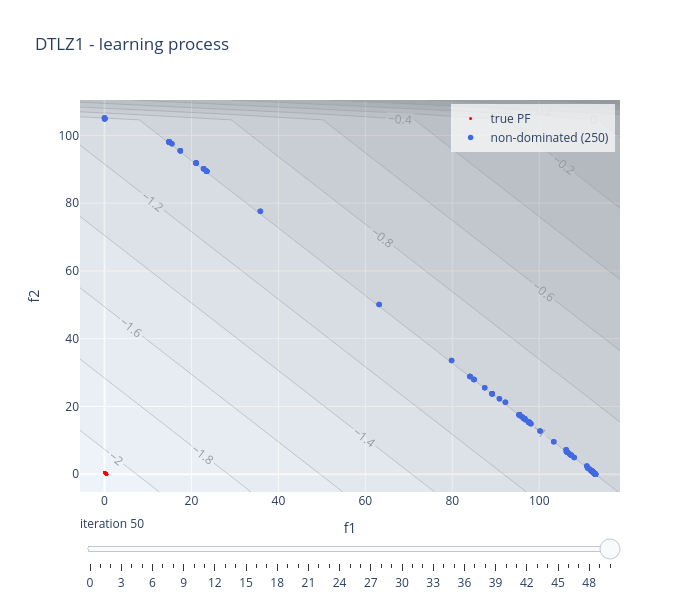

Source (notebook cell):
### Code cell
choquet_model.visualise("learning", plot_scalarisation = True, show = False)

### Figure 1 — Plotly figure (JSON) as saved in the notebook; plotly's stock layout.template omitted (floating-point values rounded to 4 significant figures; data arrays with more than 128 entries replaced by an {"elided": "..."} marker saying what was removed)
{"data": [{"marker": {"color": "red", "size": 3}, "mode": "markers", "name": "true PF", "type": "scatter", "x": [0.0, 0.005051, 0.0101, 0.01515, 0.0202, 0.02525, 0.0303, 0.03535, 0.0404, 0.04545, 0.05051, 0.05556, 0.06061, 0.06566, 0.07071, 0.07576, 0.08081, 0.08586, 0.09091, 0.09596, 0.101, 0.1061, 0.1111, 0.1162, 0.1212, 0.1263, 0.1313, 0.1364, 0.1414, 0.1465, 0.1515, 0.1566, 0.1616, 0.1667, 0.1717, 0.1768, 0.1818, 0.1869, 0.1919, 0.197, 0.202, 0.2071, 0.2121, 0.2172, 0.2222, 0.2273, 0.2323, 0.2374, 0.2424, 0.2475, 0.2525, 0.2576, 0.2626, 0.2677, 0.2727, 0.2778, 0.2828, 0.2879, 0.2929, 0.298, 0.303, 0.3081, 0.3131, 0.3182, 0.3232, 0.3283, 0.3333, 0.3384, 0.3434, 0.3485, 0.3535, 0.3586, 0.3636, 0.3687, 0.3737, 0.3788, 0.3838, 0.3889, 0.3939, 0.399, 0.404, 0.4091, 0.4141, 0.4192, 0.4242, 0.4293, 0.4343, 0.4394, 0.4444, 0.4495, 0.4545, 0.4596, 0.4646, 0.4697, 0.4747, 0.4798, 0.4848, 0.4899, 0.4949, 0.5], "y": [0.5, 0.4949, 0.4899, 0.4848, 0.4798, 0.4747, 0.4697, 0.4646, 0.4596, 0.4545, 0.4495, 0.4444, 0.4394, 0.4343, 0.4293, 0.4242, 0.4192, 0.4141, 0.4091, 0.404, 0.399, 0.3939, 0.3889, 0.3838, 0.3788, 0.3737, 0.3687, 0.3636, 0.3586, 0.3535, 0.3485, 0.3434, 0.3384, 0.3333, 0.3283, 0.3232, 0.3182, 0.3131, 0.3081, 0.303, 0.298, 0.2929, 0.2879, 0.2828, 0.2778, 0.2727, 0.2677, 0.2626, 0.2576, 0.2525, 0.2475, 0.2424, 0.2374, 0.2323, 0.2273, 0.2222, 0.2172, 0.2121, 0.2071, 0.202, 0.197, 0.1919, 0.1869, 0.1818, 0.1768, 0.1717, 0.1667, 0.1616, 0.1566, 0.1515, 0.1465, 0.1414, 0.1364, 0.1313, 0.1263, 0.1212, 0.1162, 0.1111, 0.1061, 0.101, 0.09596, 0.09091, 0.08586, 0.08081, 0.07576, 0.07071, 0.06566, 0.06061, 0.05556, 0.05051, 0.04545, 0.0404, 0.03535, 0.0303, 0.02525, 0.0202, 0.01515, 0.0101, 0.005051, 0.0]}, {"marker": {"color": "royalblue", "size": 5.5}, "mode": "markers", "name": "non-dominated (250)", "type": "scatter", "x": {"elided": "250 float values"}, "y": {"elided": "250 float values"}}, {"colorscale": [[0, "rgb(255,255,255)"], [0.125, "rgb(240,240,240)"], [0.25, "rgb(217,217,217)"], [0.375, "rgb(189,189,189)"], [0.5, "rgb(150,150,150)"], [0.625, "rgb(115,115,115)"], [0.75, "rgb(82,82,82)"], [0.875, "rgb(37,37,37)"], [1, "rgb(0,0,0)"]], "contours": {"showlabels": true}, "opacity": 0.35, "showlegend": false, "showscale": false, "type": "contour", "x": [-5.647, -3.541, -1.436, 0.67, 2.776, 4.881, 6.987, 9.093, 11.2, 13.3, 15.41, 17.52, 19.62, 21.73, 23.83, 25.94, 28.04, 30.15, 32.26, 34.36, 36.47, 38.57, 40.68, 42.78, 44.89, 47.0, 49.1, 51.21, 53.31, 55.42, 57.52, 59.63, 61.74, 63.84, 65.95, 68.05, 70.16, 72.26, 74.37, 76.48, 78.58, 80.69, 82.79, 84.9, 87.0, 89.11, 91.22, 93.32, 95.43, 97.53, 99.64, 101.7, 103.9, 106.0, 108.1, 110.2, 112.3, 114.4, 116.5, 118.6], "y": [-5.26, -3.298, -1.337, 0.624, 2.585, 4.547, 6.508, 8.469, 10.43, 12.39, 14.35, 16.31, 18.28, 20.24, 22.2, 24.16, 26.12, 28.08, 30.04, 32.0, 33.97, 35.93, 37.89, 39.85, 41.81, 43.77, 45.73, 47.69, 49.66, 51.62, 53.58, 55.54, 57.5, 59.46, 61.42, 63.38, 65.34, 67.31, 69.27, 71.23, 73.19, 75.15, 77.11, 79.07, 81.03, 83.0, 84.96, 86.92, 88.88, 90.84, 92.8, 94.76, 96.72, 98.69, 100.6, 102.6, 104.6, 106.5, 108.5, 110.5], "z": {"elided": "60x60 float values"}}], "layout": {"height": 600, "legend": {"bgcolor": "rgba(255,255,255,0.7)", "x": 0.99, "xanchor": "right", "y": 0.99, "yanchor": "top"}, "showlegend": true, "sliders": [{"active": 50, "currentvalue": {"prefix": "iteration "}, "steps": [{"args": [["0"], {"frame": {"redraw": true}, "mode": "immediate"}], "label": "0", "method": "animate"}, {"args": [["1"], {"frame": {"redraw": true}, "mode": "immediate"}], "label": "1", "method": "animate"}, {"args": [["2"], {"frame": {"redraw": true}, "mode": "immediate"}], "label": "2", "method": "animate"}, {"args": [["3"], {"frame": {"redraw": true}, "mode": "immediate"}], "label": "3", "method": "animate"}, {"args": [["4"], {"frame": {"redraw": true}, "mode": "immediate"}], "label": "4", "method": "animate"}, {"args": [["5"], {"frame": {"redraw": true}, "mode": "immediate"}], "label": "5", "method": "animate"}, {"args": [["6"], {"frame": {"redraw": true}, "mode": "immediate"}], "label": "6", "method": "animate"}, {"args": [["7"], {"frame": {"redraw": true}, "mode": "immediate"}], "label": "7", "method": "animate"}, {"args": [["8"], {"frame": {"redraw": true}, "mode": "immediate"}], "label": "8", "method": "animate"}, {"args": [["9"], {"frame": {"redraw": true}, "mode": "immediate"}], "label": "9", "method": "animate"}, {"args": [["10"], {"frame": {"redraw": true}, "mode": "immediate"}], "label": "10", "method": "animate"}, {"args": [["11"], {"frame": {"redraw": true}, "mode": "immediate"}], "label": "11", "method": "animate"}, {"args": [["12"], {"frame": {"redraw": true}, "mode": "immediate"}], "label": "12", "method": "animate"}, {"args": [["13"], {"frame": {"redraw": true}, "mode": "immediate"}], "label": "13", "method": "animate"}, {"args": [["14"], {"frame": {"redraw": true}, "mode": "immediate"}], "label": "14", "method": "animate"}, {"args": [["15"], {"frame": {"redraw": true}, "mode": "immediate"}], "label": "15", "method": "animate"}, {"args": [["16"], {"frame": {"redraw": true}, "mode": "immediate"}], "label": "16", "method": "animate"}, {"args": [["17"], {"frame": {"redraw": true}, "mode": "immediate"}], "label": "17", "method": "animate"}, {"args": [["18"], {"frame": {"redraw": true}, "mode": "immediate"}], "label": "18", "method": "animate"}, {"args": [["19"], {"frame": {"redraw": true}, "mode": "immediate"}], "label": "19", "method": "animate"}, {"args": [["20"], {"frame": {"redraw": true}, "mode": "immediate"}], "label": "20", "method": "animate"}, {"args": [["21"], {"frame": {"redraw": true}, "mode": "immediate"}], "label": "21", "method": "animate"}, {"args": [["22"], {"frame": {"redraw": true}, "mode": "immediate"}], "label": "22", "method": "animate"}, {"args": [["23"], {"frame": {"redraw": true}, "mode": "immediate"}], "label": "23", "method": "animate"}, {"args": [["24"], {"frame": {"redraw": true}, "mode": "immediate"}], "label": "24", "method": "animate"}, {"args": [["25"], {"frame": {"redraw": true}, "mode": "immediate"}], "label": "25", "method": "animate"}, {"args": [["26"], {"frame": {"redraw": true}, "mode": "immediate"}], "label": "26", "method": "animate"}, {"args": [["27"], {"frame": {"redraw": true}, "mode": "immediate"}], "label": "27", "method": "animate"}, {"args": [["28"], {"frame": {"redraw": true}, "mode": "immediate"}], "label": "28", "method": "animate"}, {"args": [["29"], {"frame": {"redraw": true}, "mode": "immediate"}], "label": "29", "method": "animate"}, {"args": [["30"], {"frame": {"redraw": true}, "mode": "immediate"}], "label": "30", "method": "animate"}, {"args": [["31"], {"frame": {"redraw": true}, "mode": "immediate"}], "label": "31", "method": "animate"}, {"args": [["32"], {"frame": {"redraw": true}, "mode": "immediate"}], "label": "32", "method": "animate"}, {"args": [["33"], {"frame": {"redraw": true}, "mode": "immediate"}], "label": "33", "method": "animate"}, {"args": [["34"], {"frame": {"redraw": true}, "mode": "immediate"}], "label": "34", "method": "animate"}, {"args": [["35"], {"frame": {"redraw": true}, "mode": "immediate"}], "label": "35", "method": "animate"}, {"args": [["36"], {"frame": {"redraw": true}, "mode": "immediate"}], "label": "36", "method": "animate"}, {"args": [["37"], {"frame": {"redraw": true}, "mode": "immediate"}], "label": "37", "method": "animate"}, {"args": [["38"], {"frame": {"redraw": true}, "mode": "immediate"}], "label": "38", "method": "animate"}, {"args": [["39"], {"frame": {"redraw": true}, "mode": "immediate"}], "label": "39", "method": "animate"}, {"args": [["40"], {"frame": {"redraw": true}, "mode": "immediate"}], "label": "40", "method": "animate"}, {"args": [["41"], {"frame": {"redraw": true}, "mode": "immediate"}], "label": "41", "method": "animate"}, {"args": [["42"], {"frame": {"redraw": true}, "mode": "immediate"}], "label": "42", "method": "animate"}, {"args": [["43"], {"frame": {"redraw": true}, "mode": "immediate"}], "label": "43", "method": "animate"}, {"args": [["44"], {"frame": {"redraw": true}, "mode": "immediate"}], "label": "44", "method": "animate"}, {"args": [["45"], {"frame": {"redraw": true}, "mode": "immediate"}], "label": "45", "method": "animate"}, {"args": [["46"], {"frame": {"redraw": true}, "mode": "immediate"}], "label": "46", "method": "animate"}, {"args": [["47"], {"frame": {"redraw": true}, "mode": "immediate"}], "label": "47", "method": "animate"}, {"args": [["48"], {"frame": {"redraw": true}, "mode": "immediate"}], "label": "48", "method": "animate"}, {"args": [["49"], {"frame": {"redraw": true}, "mode": "immediate"}], "label": "49", "method": "animate"}, {"args": [["50"], {"frame": {"redraw": true}, "mode": "immediate"}], "label": "50", "method": "animate"}]}], "title": {"text": "DTLZ1 - learning process"}, "width": 700, "xaxis": {"range": [-5.647, 118.6], "title": {"text": "f1"}}, "yaxis": {"range": [-5.26, 110.5], "title": {"text": "f2"}}}}
